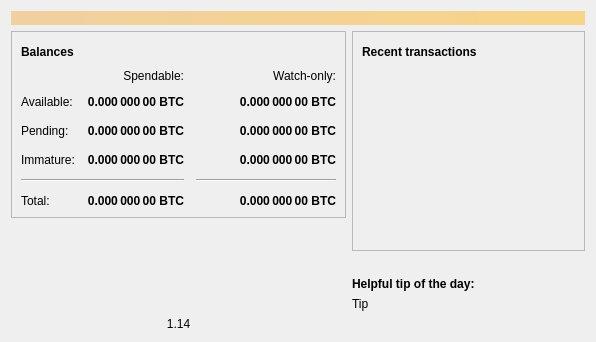
<?xml version="1.0" encoding="UTF-8"?>
<ui version="4.0">
 <class>OverviewPage</class>
 <widget class="QWidget" name="OverviewPage">
  <property name="geometry">
   <rect>
    <x>0</x>
    <y>0</y>
    <width>596</width>
    <height>342</height>
   </rect>
  </property>
  <property name="windowTitle">
   <string>Form</string>
  </property>
  <layout class="QVBoxLayout" name="topLayout">
   <item>
    <widget class="QLabel" name="labelAlerts">
     <property name="visible">
      <bool>false</bool>
     </property>
     <property name="styleSheet">
      <string notr="true">QLabel { background-color: qlineargradient(x1: 0, y1: 0, x2: 1, y2: 0, stop:0 #F0D0A0, stop:1 #F8D488); color:#000000; }</string>
     </property>
     <property name="wordWrap">
      <bool>true</bool>
     </property>
     <property name="margin">
      <number>3</number>
     </property>
     <property name="textInteractionFlags">
      <set>Qt::TextSelectableByMouse</set>
     </property>
    </widget>
   </item>
   <item>
    <layout class="QHBoxLayout" name="horizontalLayout" stretch="1,1">
     <item>
      <layout class="QVBoxLayout" name="verticalLayout_2">
       <item>
        <widget class="QFrame" name="frame">
         <property name="frameShape">
          <enum>QFrame::StyledPanel</enum>
         </property>
         <property name="frameShadow">
          <enum>QFrame::Raised</enum>
         </property>
         <layout class="QVBoxLayout" name="verticalLayout_4">
          <item>
           <layout class="QHBoxLayout" name="horizontalLayout_4">
            <item>
             <widget class="QLabel" name="label_5">
              <property name="font">
               <font>
                <weight>75</weight>
                <bold>true</bold>
               </font>
              </property>
              <property name="text">
               <string>Balances</string>
              </property>
             </widget>
            </item>
            <item>
             <widget class="QPushButton" name="labelWalletStatus">
              <property name="enabled">
               <bool>true</bool>
              </property>
              <property name="maximumSize">
               <size>
                <width>30</width>
                <height>16777215</height>
               </size>
              </property>
              <property name="toolTip">
               <string>The displayed information may be out of date. Your wallet automatically synchronizes with the Dogecoin network after a connection is established, but this process has not completed yet.</string>
              </property>
              <property name="text">
               <string/>
              </property>
              <property name="icon">
               <iconset resource="../bitcoin.qrc">
                <normaloff>:/icons/warning</normaloff>
                <disabledoff>:/icons/warning</disabledoff>:/icons/warning</iconset>
              </property>
              <property name="iconSize">
               <size>
                <width>24</width>
                <height>24</height>
               </size>
              </property>
              <property name="flat">
               <bool>true</bool>
              </property>
             </widget>
            </item>
            <item>
             <spacer name="horizontalSpacer_3">
              <property name="orientation">
               <enum>Qt::Horizontal</enum>
              </property>
              <property name="sizeHint" stdset="0">
               <size>
                <width>40</width>
                <height>20</height>
               </size>
              </property>
             </spacer>
            </item>
           </layout>
          </item>
          <item>
           <layout class="QGridLayout" name="gridLayout">
            <property name="spacing">
             <number>12</number>
            </property>
            <item row="2" column="2">
             <widget class="QLabel" name="labelWatchPending">
              <property name="font">
               <font>
                <weight>75</weight>
                <bold>true</bold>
               </font>
              </property>
              <property name="cursor">
               <cursorShape>IBeamCursor</cursorShape>
              </property>
              <property name="toolTip">
               <string>Unconfirmed transactions to watch-only addresses</string>
              </property>
              <property name="text">
               <string notr="true">0.000 000 00 BTC</string>
              </property>
              <property name="alignment">
               <set>Qt::AlignRight|Qt::AlignTrailing|Qt::AlignVCenter</set>
              </property>
              <property name="textInteractionFlags">
               <set>Qt::LinksAccessibleByMouse|Qt::TextSelectableByKeyboard|Qt::TextSelectableByMouse</set>
              </property>
             </widget>
            </item>
            <item row="2" column="1">
             <widget class="QLabel" name="labelUnconfirmed">
              <property name="font">
               <font>
                <weight>75</weight>
                <bold>true</bold>
               </font>
              </property>
              <property name="cursor">
               <cursorShape>IBeamCursor</cursorShape>
              </property>
              <property name="toolTip">
               <string>Total of transactions that have yet to be confirmed, and do not yet count toward the spendable balance</string>
              </property>
              <property name="text">
               <string notr="true">0.000 000 00 BTC</string>
              </property>
              <property name="alignment">
               <set>Qt::AlignRight|Qt::AlignTrailing|Qt::AlignVCenter</set>
              </property>
              <property name="textInteractionFlags">
               <set>Qt::LinksAccessibleByMouse|Qt::TextSelectableByKeyboard|Qt::TextSelectableByMouse</set>
              </property>
             </widget>
            </item>
            <item row="3" column="2">
             <widget class="QLabel" name="labelWatchImmature">
              <property name="font">
               <font>
                <weight>75</weight>
                <bold>true</bold>
               </font>
              </property>
              <property name="cursor">
               <cursorShape>IBeamCursor</cursorShape>
              </property>
              <property name="toolTip">
               <string>Mined balance in watch-only addresses that has not yet matured</string>
              </property>
              <property name="text">
               <string notr="true">0.000 000 00 BTC</string>
              </property>
              <property name="alignment">
               <set>Qt::AlignRight|Qt::AlignTrailing|Qt::AlignVCenter</set>
              </property>
              <property name="textInteractionFlags">
               <set>Qt::LinksAccessibleByMouse|Qt::TextSelectableByKeyboard|Qt::TextSelectableByMouse</set>
              </property>
             </widget>
            </item>
            <item row="4" column="0" colspan="2">
             <widget class="Line" name="line">
              <property name="orientation">
               <enum>Qt::Horizontal</enum>
              </property>
             </widget>
            </item>
            <item row="4" column="2">
             <widget class="Line" name="lineWatchBalance">
              <property name="sizePolicy">
               <sizepolicy hsizetype="Preferred" vsizetype="Fixed">
                <horstretch>0</horstretch>
                <verstretch>0</verstretch>
               </sizepolicy>
              </property>
              <property name="minimumSize">
               <size>
                <width>140</width>
                <height>0</height>
               </size>
              </property>
              <property name="orientation">
               <enum>Qt::Horizontal</enum>
              </property>
             </widget>
            </item>
            <item row="5" column="0">
             <widget class="QLabel" name="labelTotalText">
              <property name="text">
               <string>Total:</string>
              </property>
             </widget>
            </item>
            <item row="3" column="1">
             <widget class="QLabel" name="labelImmature">
              <property name="font">
               <font>
                <weight>75</weight>
                <bold>true</bold>
               </font>
              </property>
              <property name="cursor">
               <cursorShape>IBeamCursor</cursorShape>
              </property>
              <property name="toolTip">
               <string>Mined balance that has not yet matured</string>
              </property>
              <property name="text">
               <string notr="true">0.000 000 00 BTC</string>
              </property>
              <property name="alignment">
               <set>Qt::AlignRight|Qt::AlignTrailing|Qt::AlignVCenter</set>
              </property>
              <property name="textInteractionFlags">
               <set>Qt::LinksAccessibleByMouse|Qt::TextSelectableByKeyboard|Qt::TextSelectableByMouse</set>
              </property>
             </widget>
            </item>
            <item row="2" column="3">
             <spacer name="horizontalSpacer_2">
              <property name="orientation">
               <enum>Qt::Horizontal</enum>
              </property>
              <property name="sizeHint" stdset="0">
               <size>
                <width>40</width>
                <height>20</height>
               </size>
              </property>
             </spacer>
            </item>
            <item row="3" column="0">
             <widget class="QLabel" name="labelImmatureText">
              <property name="text">
               <string>Immature:</string>
              </property>
             </widget>
            </item>
            <item row="5" column="1">
             <widget class="QLabel" name="labelTotal">
              <property name="font">
               <font>
                <weight>75</weight>
                <bold>true</bold>
               </font>
              </property>
              <property name="cursor">
               <cursorShape>IBeamCursor</cursorShape>
              </property>
              <property name="toolTip">
               <string>Your current total balance</string>
              </property>
              <property name="text">
               <string notr="true">0.000 000 00 BTC</string>
              </property>
              <property name="alignment">
               <set>Qt::AlignRight|Qt::AlignTrailing|Qt::AlignVCenter</set>
              </property>
              <property name="textInteractionFlags">
               <set>Qt::LinksAccessibleByMouse|Qt::TextSelectableByKeyboard|Qt::TextSelectableByMouse</set>
              </property>
             </widget>
            </item>
            <item row="5" column="2">
             <widget class="QLabel" name="labelWatchTotal">
              <property name="font">
               <font>
                <weight>75</weight>
                <bold>true</bold>
               </font>
              </property>
              <property name="cursor">
               <cursorShape>IBeamCursor</cursorShape>
              </property>
              <property name="toolTip">
               <string>Current total balance in watch-only addresses</string>
              </property>
              <property name="text">
               <string notr="true">0.000 000 00 BTC</string>
              </property>
              <property name="alignment">
               <set>Qt::AlignRight|Qt::AlignTrailing|Qt::AlignVCenter</set>
              </property>
              <property name="textInteractionFlags">
               <set>Qt::LinksAccessibleByMouse|Qt::TextSelectableByKeyboard|Qt::TextSelectableByMouse</set>
              </property>
             </widget>
            </item>
            <item row="0" column="2">
             <widget class="QLabel" name="labelWatchonly">
              <property name="text">
               <string>Watch-only:</string>
              </property>
              <property name="alignment">
               <set>Qt::AlignRight|Qt::AlignTrailing|Qt::AlignVCenter</set>
              </property>
             </widget>
            </item>
            <item row="1" column="0">
             <widget class="QLabel" name="labelBalanceText">
              <property name="text">
               <string>Available:</string>
              </property>
             </widget>
            </item>
            <item row="1" column="1">
             <widget class="QLabel" name="labelBalance">
              <property name="font">
               <font>
                <weight>75</weight>
                <bold>true</bold>
               </font>
              </property>
              <property name="cursor">
               <cursorShape>IBeamCursor</cursorShape>
              </property>
              <property name="toolTip">
               <string>Your current spendable balance</string>
              </property>
              <property name="text">
               <string notr="true">0.000 000 00 BTC</string>
              </property>
              <property name="alignment">
               <set>Qt::AlignRight|Qt::AlignTrailing|Qt::AlignVCenter</set>
              </property>
              <property name="textInteractionFlags">
               <set>Qt::LinksAccessibleByMouse|Qt::TextSelectableByKeyboard|Qt::TextSelectableByMouse</set>
              </property>
             </widget>
            </item>
            <item row="1" column="2">
             <widget class="QLabel" name="labelWatchAvailable">
              <property name="font">
               <font>
                <weight>75</weight>
                <bold>true</bold>
               </font>
              </property>
              <property name="cursor">
               <cursorShape>IBeamCursor</cursorShape>
              </property>
              <property name="toolTip">
               <string>Your current balance in watch-only addresses</string>
              </property>
              <property name="text">
               <string notr="true">0.000 000 00 BTC</string>
              </property>
              <property name="alignment">
               <set>Qt::AlignRight|Qt::AlignTrailing|Qt::AlignVCenter</set>
              </property>
              <property name="textInteractionFlags">
               <set>Qt::LinksAccessibleByMouse|Qt::TextSelectableByKeyboard|Qt::TextSelectableByMouse</set>
              </property>
             </widget>
            </item>
            <item row="2" column="0">
             <widget class="QLabel" name="labelPendingText">
              <property name="text">
               <string>Pending:</string>
              </property>
             </widget>
            </item>
            <item row="0" column="1">
             <widget class="QLabel" name="labelSpendable">
              <property name="text">
               <string>Spendable:</string>
              </property>
              <property name="alignment">
               <set>Qt::AlignRight|Qt::AlignTrailing|Qt::AlignVCenter</set>
              </property>
             </widget>
            </item>
           </layout>
          </item>
         </layout>
        </widget>
       </item>
       <item>
        <spacer name="verticalSpacer">
         <property name="orientation">
          <enum>Qt::Vertical</enum>
         </property>
         <property name="sizeHint" stdset="0">
          <size>
           <width>20</width>
           <height>40</height>
          </size>
         </property>
        </spacer>
       </item>
       <item>
        <layout class="QGridLayout" name="logo_grid">
          <item>
            <widget class="QLabel" name="label_wallet_bgcoin">
             <property name="text">
              <string/>
             </property>
             <property name="pixmap">
              <pixmap resource="../bitcoin.qrc">:/icons/wallet_bgcoin</pixmap>
             </property>
             <property name="scaledContents">
              <bool>false</bool>
             </property>
             <property name="alignment">
              <set>Qt::AlignCenter</set>
             </property>
             <property name="margin">
              <number>-2</number>
             </property>
            </widget>
          </item>
          <item>
            <widget class="QLabel" name="label_wallet_version_overlay">
              <property name="text">
               <string>1.14</string>
              </property>
              <property name="pixmap">
                <pixmap/>
              </property>
              <property name="scaledContents">
               <bool>false</bool>
              </property>
              <property name="alignment">
               <set>Qt::AlignCenter</set>
              </property>
              <property name="margin">
               <number>-2</number>
              </property>
            </widget>
          </item>
        </layout>
       </item>
      </layout>
     </item>
     <item>
      <layout class="QVBoxLayout" name="verticalLayout_3">
       <item>
        <widget class="QFrame" name="frame_2">
         <property name="frameShape">
          <enum>QFrame::StyledPanel</enum>
         </property>
         <property name="frameShadow">
          <enum>QFrame::Raised</enum>
         </property>
         <layout class="QVBoxLayout" name="verticalLayout">
          <item>
           <layout class="QHBoxLayout" name="horizontalLayout_2">
            <item>
             <widget class="QLabel" name="label_4">
              <property name="font">
               <font>
                <weight>75</weight>
                <bold>true</bold>
               </font>
              </property>
              <property name="text">
               <string>Recent transactions</string>
              </property>
             </widget>
            </item>
            <item>
             <widget class="QPushButton" name="labelTransactionsStatus">
              <property name="enabled">
               <bool>true</bool>
              </property>
              <property name="maximumSize">
               <size>
                <width>30</width>
                <height>16777215</height>
               </size>
              </property>
              <property name="toolTip">
               <string>The displayed information may be out of date. Your wallet automatically synchronizes with the Dogecoin network after a connection is established, but this process has not completed yet.</string>
              </property>
              <property name="text">
               <string/>
              </property>
              <property name="icon">
               <iconset resource="../bitcoin.qrc">
                <normaloff>:/icons/warning</normaloff>
                <disabledoff>:/icons/warning</disabledoff>:/icons/warning</iconset>
              </property>
              <property name="iconSize">
               <size>
                <width>24</width>
                <height>24</height>
               </size>
              </property>
              <property name="flat">
               <bool>true</bool>
              </property>
             </widget>
            </item>
            <item>
             <spacer name="horizontalSpacer">
              <property name="orientation">
               <enum>Qt::Horizontal</enum>
              </property>
              <property name="sizeHint" stdset="0">
               <size>
                <width>40</width>
                <height>20</height>
               </size>
              </property>
             </spacer>
            </item>
           </layout>
          </item>
          <item>
           <widget class="QListView" name="listTransactions">
            <property name="styleSheet">
             <string notr="true">QListView { background: transparent; }</string>
            </property>
            <property name="frameShape">
             <enum>QFrame::NoFrame</enum>
            </property>
            <property name="verticalScrollBarPolicy">
             <enum>Qt::ScrollBarAlwaysOff</enum>
            </property>
            <property name="horizontalScrollBarPolicy">
             <enum>Qt::ScrollBarAlwaysOff</enum>
            </property>
            <property name="selectionMode">
             <enum>QAbstractItemView::NoSelection</enum>
            </property>
           </widget>
          </item>
         </layout>
        </widget>
       </item>
       <item>
        <spacer name="verticalSpacer_2">
         <property name="orientation">
          <enum>Qt::Vertical</enum>
         </property>
         <property name="sizeHint" stdset="0">
          <size>
           <width>20</width>
           <height>40</height>
          </size>
         </property>
        </spacer>
       </item>
       <item>
        <layout class="QVBoxLayout" name="verticalLayout_5">
         <property name="topMargin">
          <number>0</number>
         </property>
         <item>
          <widget class="QLabel" name="label_tip_header">
           <property name="font">
            <font>
             <weight>75</weight>
             <bold>true</bold>
            </font>
           </property>
           <property name="text">
            <string>Helpful tip of the day:</string>
           </property>
          </widget>
         </item>
         <item>
          <widget class="QLabel" name="label_tip">
           <property name="text">
            <string>Tip</string>
           </property>
          </widget>
         </item>
         <item>
          <spacer name="verticalSpacer_3">
           <property name="orientation">
            <enum>Qt::Vertical</enum>
           </property>
           <property name="sizeType">
            <enum>QSizePolicy::Maximum</enum>
           </property>
           <property name="sizeHint" stdset="0">
            <size>
             <width>20</width>
             <height>40</height>
            </size>
           </property>
          </spacer>
         </item>
        </layout>
       </item>
      </layout>
     </item>
    </layout>
   </item>
  </layout>
 </widget>
 <resources>
  <include location="../bitcoin.qrc"/>
 </resources>
 <connections/>
</ui>
